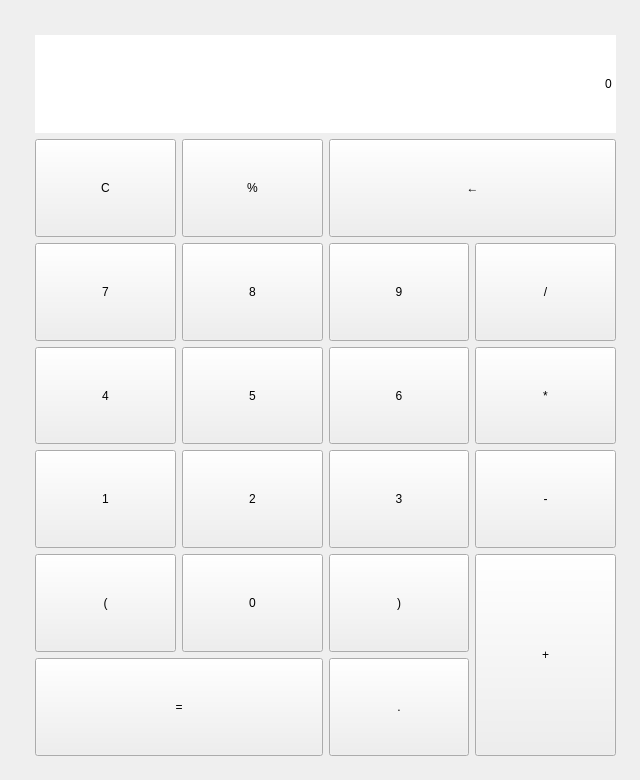
   <widget class="QWidget" name="tab1">
    <attribute name="title">
     <string>计算器</string>
    </attribute>
    <widget class="QWidget" name="layoutWidget">
     <property name="geometry">
      <rect>
       <x>20</x>
       <y>20</y>
       <width>611</width>
       <height>751</height>
      </rect>
     </property>
     <layout class="QGridLayout" name="gridLayout">
      <property name="leftMargin">
       <number>15</number>
      </property>
      <property name="topMargin">
       <number>15</number>
      </property>
      <property name="rightMargin">
       <number>15</number>
      </property>
      <property name="bottomMargin">
       <number>15</number>
      </property>
      <item row="4" column="0">
       <widget class="QPushButton" name="pushButton_12">
        <property name="sizePolicy">
         <sizepolicy hsizetype="Expanding" vsizetype="Expanding">
          <horstretch>0</horstretch>
          <verstretch>0</verstretch>
         </sizepolicy>
        </property>
        <property name="text">
         <string>1</string>
        </property>
        <property name="shortcut">
         <string>1</string>
        </property>
       </widget>
      </item>
      <item row="7" column="2">
       <widget class="QPushButton" name="pushButton_20">
        <property name="sizePolicy">
         <sizepolicy hsizetype="Expanding" vsizetype="Expanding">
          <horstretch>0</horstretch>
          <verstretch>0</verstretch>
         </sizepolicy>
        </property>
        <property name="text">
         <string>.</string>
        </property>
        <property name="shortcut">
         <string>.</string>
        </property>
       </widget>
      </item>
      <item row="3" column="2">
       <widget class="QPushButton" name="pushButton_10">
        <property name="sizePolicy">
         <sizepolicy hsizetype="Expanding" vsizetype="Expanding">
          <horstretch>0</horstretch>
          <verstretch>0</verstretch>
         </sizepolicy>
        </property>
        <property name="text">
         <string>6</string>
        </property>
        <property name="shortcut">
         <string>6</string>
        </property>
       </widget>
      </item>
      <item row="4" column="1">
       <widget class="QPushButton" name="pushButton_13">
        <property name="sizePolicy">
         <sizepolicy hsizetype="Expanding" vsizetype="Expanding">
          <horstretch>0</horstretch>
          <verstretch>0</verstretch>
         </sizepolicy>
        </property>
        <property name="text">
         <string>2</string>
        </property>
        <property name="shortcut">
         <string>2</string>
        </property>
       </widget>
      </item>
      <item row="3" column="1">
       <widget class="QPushButton" name="pushButton_9">
        <property name="sizePolicy">
         <sizepolicy hsizetype="Expanding" vsizetype="Expanding">
          <horstretch>0</horstretch>
          <verstretch>0</verstretch>
         </sizepolicy>
        </property>
        <property name="text">
         <string>5</string>
        </property>
        <property name="shortcut">
         <string>5</string>
        </property>
       </widget>
      </item>
      <item row="6" column="2">
       <widget class="QPushButton" name="pushButton_18">
        <property name="sizePolicy">
         <sizepolicy hsizetype="Expanding" vsizetype="Expanding">
          <horstretch>0</horstretch>
          <verstretch>0</verstretch>
         </sizepolicy>
        </property>
        <property name="text">
         <string>)</string>
        </property>
        <property name="shortcut">
         <string>)</string>
        </property>
       </widget>
      </item>
      <item row="2" column="0">
       <widget class="QPushButton" name="pushButton_4">
        <property name="sizePolicy">
         <sizepolicy hsizetype="Expanding" vsizetype="Expanding">
          <horstretch>0</horstretch>
          <verstretch>0</verstretch>
         </sizepolicy>
        </property>
        <property name="text">
         <string>7</string>
        </property>
        <property name="shortcut">
         <string>7</string>
        </property>
       </widget>
      </item>
      <item row="2" column="1">
       <widget class="QPushButton" name="pushButton_5">
        <property name="sizePolicy">
         <sizepolicy hsizetype="Expanding" vsizetype="Expanding">
          <horstretch>0</horstretch>
          <verstretch>0</verstretch>
         </sizepolicy>
        </property>
        <property name="text">
         <string>8</string>
        </property>
        <property name="shortcut">
         <string>8</string>
        </property>
       </widget>
      </item>
      <item row="6" column="3" rowspan="2">
       <widget class="QPushButton" name="pushButton_21">
        <property name="sizePolicy">
         <sizepolicy hsizetype="Expanding" vsizetype="Expanding">
          <horstretch>0</horstretch>
          <verstretch>0</verstretch>
         </sizepolicy>
        </property>
        <property name="text">
         <string>+</string>
        </property>
        <property name="shortcut">
         <string>+</string>
        </property>
        <property name="checkable">
         <bool>false</bool>
        </property>
       </widget>
      </item>
      <item row="0" column="0" colspan="4">
       <widget class="QLineEdit" name="let1">
        <property name="sizePolicy">
         <sizepolicy hsizetype="Expanding" vsizetype="Expanding">
          <horstretch>0</horstretch>
          <verstretch>0</verstretch>
         </sizepolicy>
        </property>
        <property name="text">
         <string>0</string>
        </property>
        <property name="frame">
         <bool>false</bool>
        </property>
        <property name="alignment">
         <set>Qt::AlignRight|Qt::AlignTrailing|Qt::AlignVCenter</set>
        </property>
        <property name="readOnly">
         <bool>true</bool>
        </property>
       </widget>
      </item>
      <item row="1" column="2" colspan="2">
       <widget class="QPushButton" name="pushButton_3">
        <property name="sizePolicy">
         <sizepolicy hsizetype="Expanding" vsizetype="Expanding">
          <horstretch>0</horstretch>
          <verstretch>0</verstretch>
         </sizepolicy>
        </property>
        <property name="text">
         <string>←</string>
        </property>
        <property name="shortcut">
         <string>Backspace</string>
        </property>
        <property name="autoRepeat">
         <bool>true</bool>
        </property>
       </widget>
      </item>
      <item row="2" column="2">
       <widget class="QPushButton" name="pushButton_6">
        <property name="sizePolicy">
         <sizepolicy hsizetype="Expanding" vsizetype="Expanding">
          <horstretch>0</horstretch>
          <verstretch>0</verstretch>
         </sizepolicy>
        </property>
        <property name="text">
         <string>9</string>
        </property>
        <property name="shortcut">
         <string>9</string>
        </property>
       </widget>
      </item>
      <item row="1" column="0">
       <widget class="QPushButton" name="pushButton">
        <property name="sizePolicy">
         <sizepolicy hsizetype="Expanding" vsizetype="Expanding">
          <horstretch>0</horstretch>
          <verstretch>0</verstretch>
         </sizepolicy>
        </property>
        <property name="text">
         <string>C</string>
        </property>
       </widget>
      </item>
      <item row="2" column="3">
       <widget class="QPushButton" name="pushButton_7">
        <property name="sizePolicy">
         <sizepolicy hsizetype="Expanding" vsizetype="Expanding">
          <horstretch>0</horstretch>
          <verstretch>0</verstretch>
         </sizepolicy>
        </property>
        <property name="text">
         <string>/</string>
        </property>
        <property name="shortcut">
         <string>/</string>
        </property>
       </widget>
      </item>
      <item row="4" column="3">
       <widget class="QPushButton" name="pushButton_15">
        <property name="sizePolicy">
         <sizepolicy hsizetype="Expanding" vsizetype="Expanding">
          <horstretch>0</horstretch>
          <verstretch>0</verstretch>
         </sizepolicy>
        </property>
        <property name="text">
         <string>-</string>
        </property>
        <property name="shortcut">
         <string>-</string>
        </property>
       </widget>
      </item>
      <item row="1" column="1">
       <widget class="QPushButton" name="pushButton_2">
        <property name="sizePolicy">
         <sizepolicy hsizetype="Expanding" vsizetype="Expanding">
          <horstretch>0</horstretch>
          <verstretch>0</verstretch>
         </sizepolicy>
        </property>
        <property name="text">
         <string>%</string>
        </property>
        <property name="shortcut">
         <string>%</string>
        </property>
       </widget>
      </item>
      <item row="4" column="2">
       <widget class="QPushButton" name="pushButton_14">
        <property name="sizePolicy">
         <sizepolicy hsizetype="Expanding" vsizetype="Expanding">
          <horstretch>0</horstretch>
          <verstretch>0</verstretch>
         </sizepolicy>
        </property>
        <property name="text">
         <string>3</string>
        </property>
        <property name="shortcut">
         <string>3</string>
        </property>
       </widget>
      </item>
      <item row="3" column="0">
       <widget class="QPushButton" name="pushButton_8">
        <property name="sizePolicy">
         <sizepolicy hsizetype="Expanding" vsizetype="Expanding">
          <horstretch>0</horstretch>
          <verstretch>0</verstretch>
         </sizepolicy>
        </property>
        <property name="text">
         <string>4</string>
        </property>
        <property name="shortcut">
         <string>4</string>
        </property>
       </widget>
      </item>
      <item row="6" column="0">
       <widget class="QPushButton" name="pushButton_16">
        <property name="sizePolicy">
         <sizepolicy hsizetype="Expanding" vsizetype="Expanding">
          <horstretch>0</horstretch>
          <verstretch>0</verstretch>
         </sizepolicy>
        </property>
        <property name="text">
         <string>(</string>
        </property>
        <property name="shortcut">
         <string>(</string>
        </property>
       </widget>
      </item>
      <item row="3" column="3">
       <widget class="QPushButton" name="pushButton_11">
        <property name="sizePolicy">
         <sizepolicy hsizetype="Expanding" vsizetype="Expanding">
          <horstretch>0</horstretch>
          <verstretch>0</verstretch>
         </sizepolicy>
        </property>
        <property name="text">
         <string>*</string>
        </property>
        <property name="shortcut">
         <string>*</string>
        </property>
       </widget>
      </item>
      <item row="6" column="1">
       <widget class="QPushButton" name="pushButton_17">
        <property name="sizePolicy">
         <sizepolicy hsizetype="Expanding" vsizetype="Expanding">
          <horstretch>0</horstretch>
          <verstretch>0</verstretch>
         </sizepolicy>
        </property>
        <property name="text">
         <string>0</string>
        </property>
        <property name="shortcut">
         <string>0</string>
        </property>
       </widget>
      </item>
      <item row="7" column="0" colspan="2">
       <widget class="EqualBtn" name="equal">
        <property name="sizePolicy">
         <sizepolicy hsizetype="Expanding" vsizetype="Expanding">
          <horstretch>0</horstretch>
          <verstretch>0</verstretch>
         </sizepolicy>
        </property>
        <property name="text">
         <string>=</string>
        </property>
       </widget>
      </item>
     </layout>
    </widget>
   </widget>
